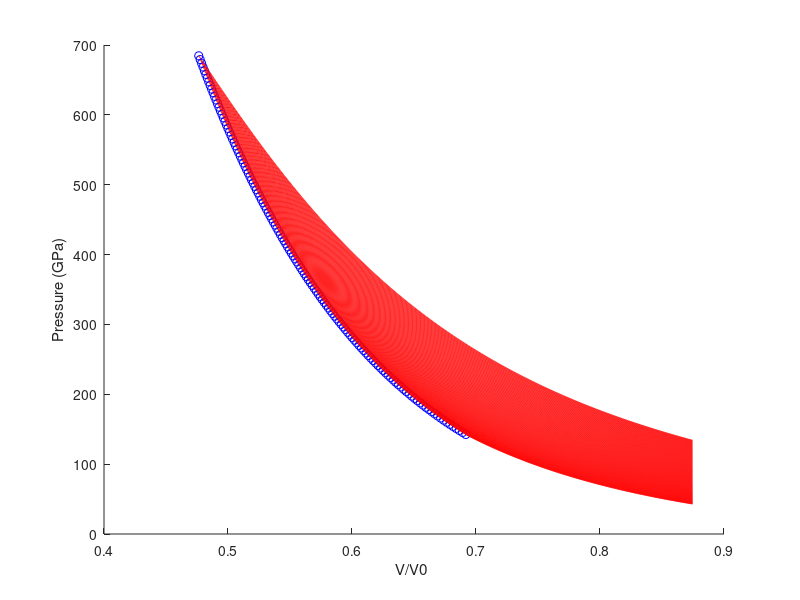
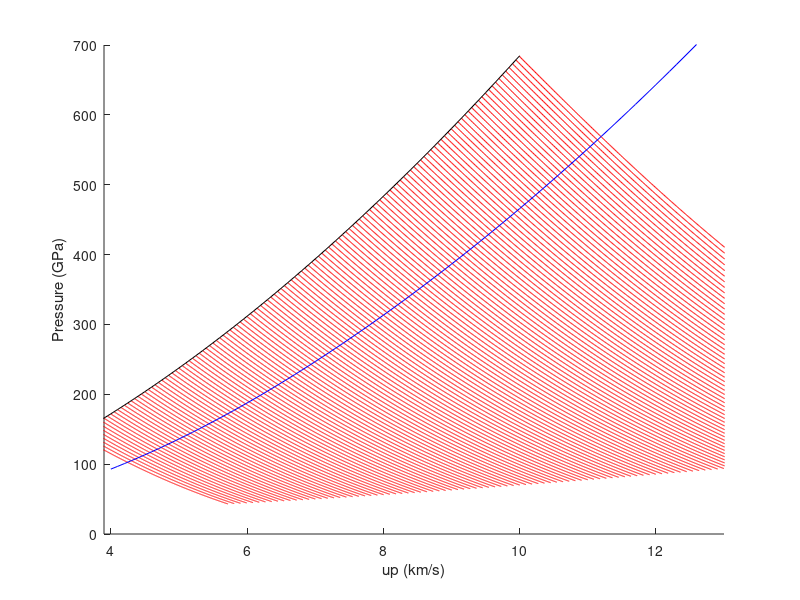
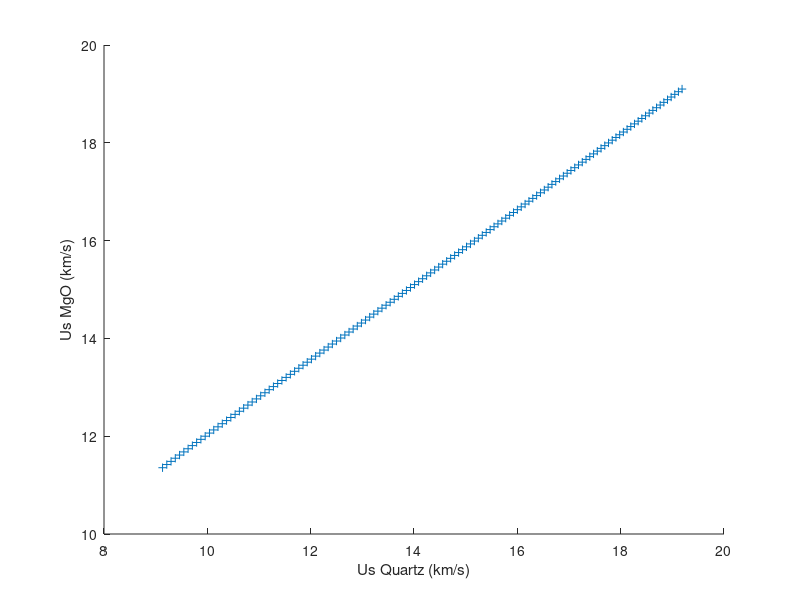

Write the MATLAB code that produced these figures, in order. (Note: this script raises an error after producing the figures.)
clc;clf;clear;close all;set(0,'DefaultFigureWindowStyle','docked');warning off
% % Quartz Hugoniot Sandia 2013 Exp Fit
% Function Knudson_exp(wq,x) //a+b up-c exp(-d up)
% 	wave wq
% 	Variable x
% 	return wq[0]+wq[1]*x-wq[2]*x*exp(-wq[3]*x)
% end
wq=[6.278,1.193,2.505,0.3701];
rho0q=2.648;
upq=4:0.1:25;
usq=wq(1)+wq(2)*upq-wq(3)*upq.*exp(-wq(4)*upq);
pq=rho0q.*usq.*upq;

% % MgO Hugoniot Exp Fit
% Function
% 	wave wm
% 	Variable x
% 	return wm[0]+wm[1]*x+wq[2]*x^2
% end

%% define the states on the Hugoniot where the release path emanate from
wm=[6.6161,1.4111,-0.016277];
rho0m=3.584;
upm=3.5:0.05:10;
usm=wm(1)+wm(2)*upm+wm(3)*upm.^2;
pm=rho0m.*usm.*upm;
v0m=1/rho0m;
vm=v0m .*(usm-upm) ./usm;



%% Reference Hugoniot
upH=linspace(1,10,100);
usH=wm(1)+wm(2)*upH+wm(3)*upH.^2;
vH=v0m.*(usH-upH)./usH;
pH=rho0m.*usH.*upH;
%% release MgO
gamma=[1.1]
for k=1:length(gamma)
    
    for ii=1:length(pm)
        P1=pm(ii);
        V1=vm(ii);
        up1=upm(ii);
        us1=usm(ii);
        ita=v0m/V1;
        
        %define volume as the variable
        V=linspace(V1,0.244,1000);
        PH=interp1(vH,pH,V,'cubic');  %interpolation to get the reference Hugoniot Pressure at V
        
        %calculate Es-E0
        
        for jj=1:length(V)
            fun=@(x) (x/V1).^gamma(k) *PH(jj) .*(1-gamma(k)/2.*(v0m./x-1));
            inte(jj)=integral(fun,V1,V(jj));
        end
        
        Es_E0=P1*v0m/2 *(ita-1)/ita * (V1./V).^gamma(k) ...
            -(V1./V).^gamma(k) .* inte;
        Data.Ps(:,ii)=PH .*(1-gamma(k)/2.*(v0m./V-1)) +gamma(k)./V.*(Es_E0);
        Data.ups(:,ii)=up1;
        Vprime=V';
        Data.ups(2:length(V),ii)=real(up1+cumtrapz(V(2:length(V)),sqrt(-diff(Data.Ps(:,ii))./diff(Vprime))));
        
        upIM=linspace(3,17,1000);
        isenP=interp1(Data.ups(2:length(V),ii),Data.Ps(2:length(V),ii),upIM);
        QuartzP=interp1(upq,pq,upIM,'cubic');
        difP=QuartzP-isenP;
        IM.up(ii)=interp1(difP(isnan(difP)==0),upIM(isnan(difP)==0),0);
        IM.UsQ(ii)=interp1(upq,usq,IM.up(ii),'cubic');
        IM.Pq(ii)=interp1(upq,pq,IM.up(ii),'cubic');
        IM.UsMgO(ii)=us1;
        IM.PMgO(ii)=P1;
        
        figure(1);
        hold on;
        plot(V/v0m,Data.Ps(:,ii),'r');
        plot(vm(ii)/v0m,pm(ii),'bo');
        xlabel("V/V0 ");
        ylabel("Pressure (GPa)");
        
        figure(2);
        hold all;
        plot(Data.ups(:,ii),Data.Ps(:,ii),'red');
        xlabel("up (km/s)");
        ylabel("Pressure (GPa)");
        
    end
    
    figure(2);
    hold all;
    plot(upm,pm,'black');
    plot(upq,pq,'b');
    xlim([3.9,13]);
    ylim([0,700]);
    
    figure(3);
    hold all;
    plot(IM.UsQ,IM.UsMgO,'+');
    xlabel("Us Quartz (km/s)");
    ylabel("Us MgO (km/s)");
    
    header=sprintf('P_MgO  \t Us_MgO \t up_MgO \t  Us_Q  \t P_Q\n ');% GPa \t km/s \t km/s \t Percent  \n');
    IM_Out=[IM.PMgO' IM.UsMgO' IM.up' IM.UsQ' IM.Pq'];
    
    dlmwrite(['/Users/zixuanye/Documents/MATLAB','MgO_Qtz_IM_Out_',k,'.txt'],header,'delimiter','');
    dlmwrite(['/Users/zixuanye/Documents/MATLAB','MgO_Qtz_IM_Out_',k,'.txt'],IM_Out,'delimiter','\t','precision','%E','-append');
    
end

%%
Us_mgo_xrd=interp1(IM.UsQ,IM.UsMgO,14.7,'linear');
P_mgo_xrd=interp1(usm,pm,Us_mgo_xrd,'linear');
up_xrd=interp1(usm,upm,Us_mgo_xrd);